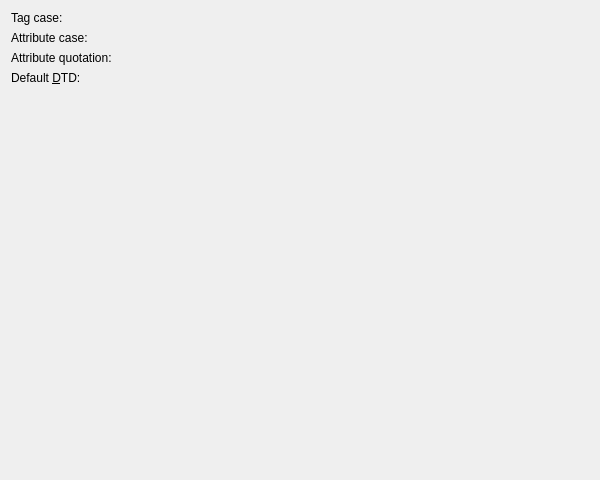
<ui version="4.0" >
 <class>EnvironmentConfigBase</class>
 <widget class="QWidget" name="EnvironmentConfigBase" >
  <property name="geometry" >
   <rect>
    <x>0</x>
    <y>0</y>
    <width>600</width>
    <height>480</height>
   </rect>
  </property>
  <layout class="QGridLayout" >
   <property name="margin" >
    <number>11</number>
   </property>
   <property name="spacing" >
    <number>6</number>
   </property>
   <item row="4" column="1" >
    <spacer>
     <property name="orientation" >
      <enum>Qt::Vertical</enum>
     </property>
     <property name="sizeType" >
      <enum>QSizePolicy::Expanding</enum>
     </property>
     <property name="sizeHint" >
      <size>
       <width>20</width>
       <height>240</height>
      </size>
     </property>
    </spacer>
   </item>
   <item row="0" column="0" >
    <widget class="QLabel" name="textLabel1_2" >
     <property name="text" >
      <string>Tag case:</string>
     </property>
     <property name="buddy" >
      <cstring>tagCase</cstring>
     </property>
    </widget>
   </item>
   <item row="0" column="1" >
    <widget class="KComboBox" name="tagCase" >
     <item>
      <property name="text" >
       <string>Default Case</string>
      </property>
     </item>
     <item>
      <property name="text" >
       <string>Lower Case</string>
      </property>
     </item>
     <item>
      <property name="text" >
       <string>Upper Case</string>
      </property>
     </item>
    </widget>
   </item>
   <item row="3" column="0" >
    <widget class="QLabel" name="textLabel1" >
     <property name="text" >
      <string>Default &amp;DTD:</string>
     </property>
     <property name="buddy" >
      <cstring>defaultDTEP</cstring>
     </property>
    </widget>
   </item>
   <item row="1" column="1" >
    <widget class="KComboBox" name="attributeCase" >
     <item>
      <property name="text" >
       <string>Default Case</string>
      </property>
     </item>
     <item>
      <property name="text" >
       <string>Lower Case</string>
      </property>
     </item>
     <item>
      <property name="text" >
       <string>Upper Case</string>
      </property>
     </item>
    </widget>
   </item>
   <item row="2" column="1" >
    <widget class="KComboBox" name="attributeQuotation" >
     <item>
      <property name="text" >
       <string>Double Quotes</string>
      </property>
     </item>
     <item>
      <property name="text" >
       <string>Single Quotes</string>
      </property>
     </item>
    </widget>
   </item>
   <item row="3" column="1" >
    <widget class="KComboBox" name="defaultDTEP" />
   </item>
   <item row="2" column="0" >
    <widget class="QLabel" name="textLabel3" >
     <property name="text" >
      <string>Attribute quotation:</string>
     </property>
     <property name="buddy" >
      <cstring>attributeQuotation</cstring>
     </property>
    </widget>
   </item>
   <item row="1" column="0" >
    <widget class="QLabel" name="textLabel2" >
     <property name="text" >
      <string>Attribute case:</string>
     </property>
     <property name="buddy" >
      <cstring>attributeCase</cstring>
     </property>
    </widget>
   </item>
  </layout>
 </widget>
 <customwidgets>
  <customwidget>
   <class>KComboBox</class>
   <extends></extends>
   <header>kcombobox.h</header>
   <container>0</container>
   <pixmap></pixmap>
  </customwidget>
 </customwidgets>
 <resources/>
 <connections/>
</ui>
